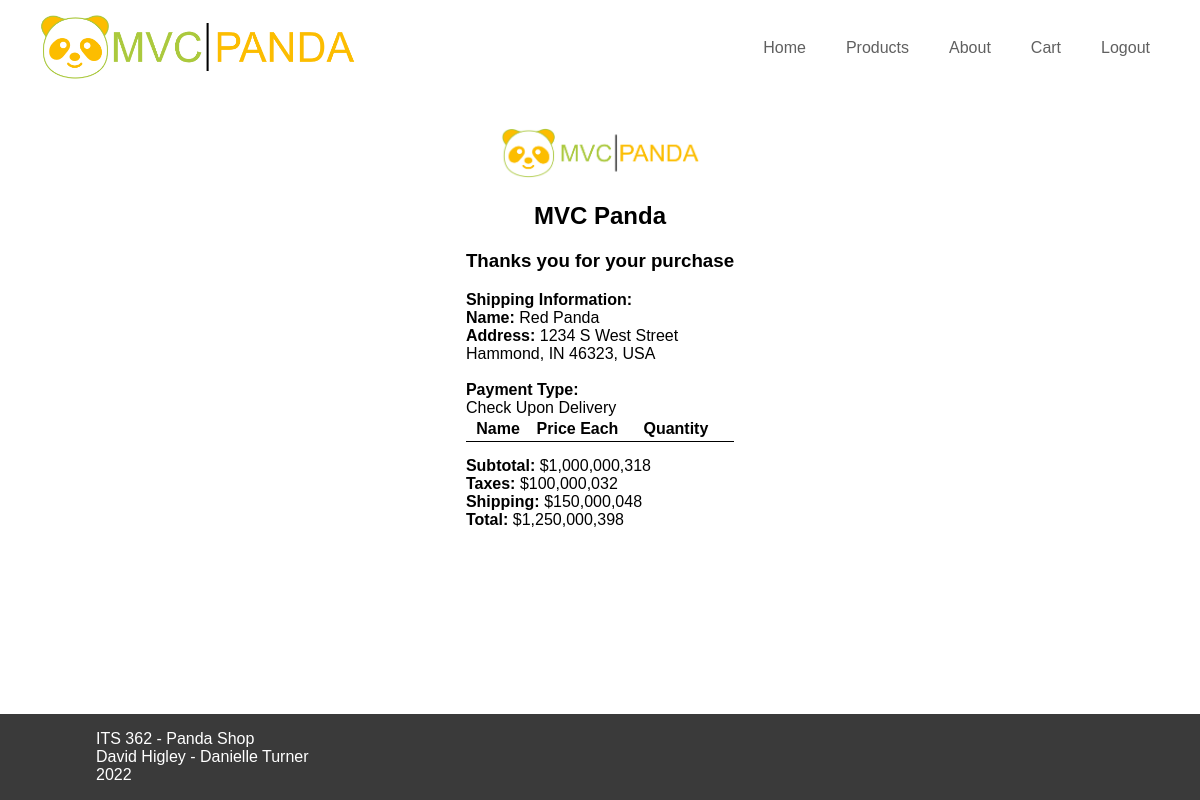
Page /receipt.php (signed in) on the committed database.
### tables this page shows
CREATE TABLE "orders" (
	"OrderID"	INTEGER NOT NULL UNIQUE,
	"UserID"	INTEGER,
	"Address"	TEXT,
	"City"	TEXT,
	"State"	TEXT,
	"Country"	TEXT,
	"ZipCode"	TEXT,
	"PaymentType"	TEXT,
	"Date"	TEXT,
	"Total"	NUMERIC,
	"ShippingCost"	NUMERIC,
	"Tax"	NUMERIC,
	"Subtotal"	INTEGER,
	"Username"	TEXT,
	PRIMARY KEY("OrderID" AUTOINCREMENT),
	FOREIGN KEY("UserID") REFERENCES "users"("UserID")
);

### receipt.php (called while the page is built, shortened)
<?php
require_once __DIR__. '/model/orders.php';
$order = new Orders();
$orderInformation=$order->getOrderByID($order->getLastOrderID());
require_once __DIR__ . '/view/receipt.php';
?>

### model/database.php (called while the page is built, shortened)
<?php
    function getDatabase() {
        try {
            $db = new PDO("sqlite:" . __DIR__ . "/../panda.db");
        } catch(PDOException $e) {
            handle_error($e->getMessage());
            exit();
        }
        return $db;
    }
?>

### model/Model.php (called while the page is built, shortened)
<?php
require_once(__DIR__ . "/database.php");
abstract class Model {
    static $db = null;
    protected function DB(): PDO {
        return static::$db;
    }
}
?>

### model/orders.php (called while the page is built, shortened)
<?php
require_once(__DIR__ . "/database.php");
require_once(__DIR__ . "/Model.php");
class Orders extends Model {
    public function getLastOrderID()
    {
        $query=$this->DB()->prepare('SELECT OrderID FROM orders ORDER BY OrderID DESC LIMIT 1');
        $query->execute();
        return $query->fetch()['OrderID'];
    }
    public function getOrderByID($id){
        try {
            $query = $this->DB()->prepare('SELECT * FROM orders WHERE OrderID = ?');
            $query->execute(array($id));
            return $query->fetch();
        } catch(PDOException $e) {
            handle_error($e->getMessage());
        }
    }
}
?>

### view/receipt.php (the view, shortened to what this page needs)
<?php require_once __DIR__ . '/partials/header.php'; ?>
<div class="cart-area">
    <div class="cart-card">
        <center>
            <img src="images/logo-square.png" alt="mvc panda logo" style="height: 50px; width:200px">
            <h2> MVC Panda </h2>
            <h3> Thanks you for your purchase </h3>
        </center>
        <div>
            <strong> Shipping Information: </strong><br>
            <strong>Name: </strong> <?php echo $_SESSION['firstName'] ." ". $_SESSION['lastName'];?><br>
            <strong>Address:</strong> <?php echo $orderInformation['Address'];?><br>
            <label><?php echo $orderInformation['City'] . ', ' . $orderInformation['State'] ." ". $orderInformation['ZipCode'] . ', ' . $orderInformation['Country'];?></label><br>
            <br>
            <strong> Payment Type: </strong><br>
            <label><?php echo $orderInformation['PaymentType'];?> </label><br>
        </div>
        <table class="cart-table">
            <thead>
                <tr>
                    <th></th>
                    <th>Name</th>
                    <th>Price Each</th>
                    <th>Quantity</th>
                    <th></th>
                </tr>
            </thead>
        </table>
        <div class="cart-footer">
            <strong>Subtotal:</strong> $<?= number_format($orderInformation['Subtotal']);?>
            <br>
            <strong>Taxes:</strong> $<?= number_format($orderInformation['Tax']);?>
            <br>
            <strong>Shipping:</strong> $<?= number_format($orderInformation['ShippingCost']);?>
            <br>
            <strong>Total:</strong> $<?= number_format($orderInformation['Total']);?>
        </div>
    </div>
</div>
<?php require_once __DIR__ . '/partials/footer.php';?>

### panda.css (style rules this page uses)
* { box-sizing: border-box; }
body { margin: 0px; font-family: sans-serif; }
html, body { height: 100%; }
.cart-area { display: flex; justify-content: center; }
.cart-table { border-collapse: collapse; width: 100%; }
.cart-table td, th { border-bottom: 1px solid #000000; padding: 3px; }
.cart-table th { text-align: left; }
.cart-footer { margin-top: 15px; }

### rows in the picture
orders: OrderID+Address "1234 S West Street", OrderID+City "Hammond", OrderID+State "IN", OrderID+ZipCode "46323", OrderID+Country "USA", OrderID+PaymentType "Check Upon Delivery", OrderID+Subtotal "1,000,000,318", OrderID+Tax "100,000,032", OrderID+ShippingCost "150,000,048", OrderID+Total "1,250,000,398"

### other values in the picture
$_SESSION['firstName'] "Red"
$_SESSION['lastName'] "Panda"
